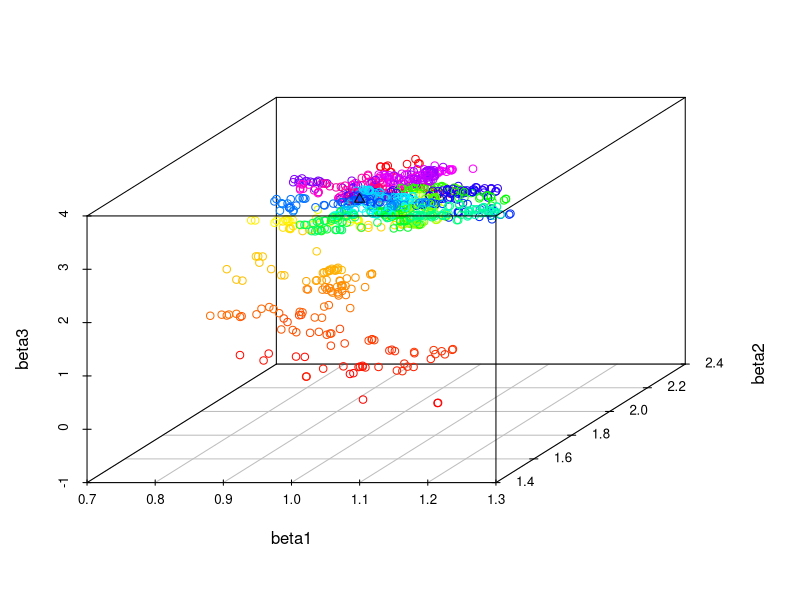

The R script that drew this image:
##############################
##############################
##############################
set.seed(1)
p = 3
n = 100
X = matrix(rnorm(n*p),nrow=n)
b = 1:p
Y = X%*%b + rnorm(n)


#Stochastic Gradient Descent
miniBatchParm = n/100

fF = function(X,b){
  return( X %*% b)
}
ellF = function(Y,f){
  return((Y - f)**2)
}
rF = function(ell){
  return( mean( ell ))
}

#Step 0
bHat          = rnorm(p)
nIter         = 1000
learnRate     = .01

bHatIter      = matrix(0,nrow=nIter,ncol=p)
#Step 1
for(iter in 1:nIter){
  batch = sample(1:n,miniBatchParm,replace=FALSE)
  for(j in 1:p){
    #Step 2a:Forward
    f  = fF(X[batch,],bHat)
    ell = ellF(Y[batch],f)
    r   = rF(ell)
    #Step 2b:Backward
    dell_df = -2*(Y[batch] - f)
    df_dbj  = X[batch,j]
    dR_dbj   = rF( dell_df*df_dbj )
    #Step 3: Update
    bHat[j]  = bHat[j] - learnRate * dR_dbj
  }
  bHatIter[iter,] = bHat
}


bHat_LS = lm(Y~X-1)$coef
print(bHat_LS)
print(bHatIter[nIter,])

if(p == 2){
plot(bHatIter[,1:2],col=rainbow(nIter),xlab='beta1',ylab='beta2')
points(bHat_LS[1],bHat_LS[2],col='black',pch=2)
}

if(p >= 3){
require(scatterplot3d)
out.plot = scatterplot3d(bHatIter[,1:3],color=rainbow(nIter),
                         xlab='beta1',ylab='beta2',zlab='beta3')
out.plot$points3d(bHat_LS[1],bHat_LS[2],bHat_LS[3],col='black',pch=2)
}
